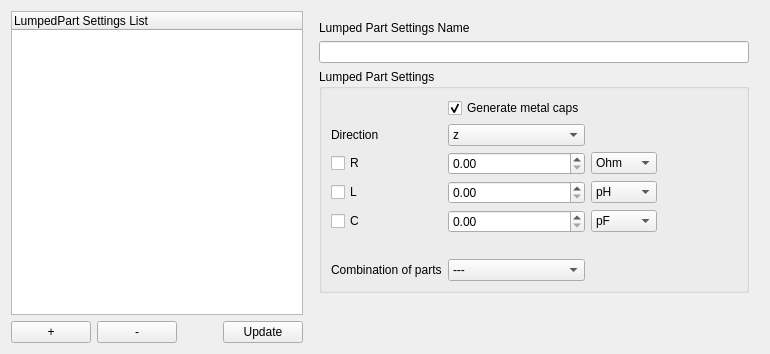
         <widget class="QWidget" name="lumpedPartSettingsTab">
          <attribute name="title">
           <string>Lumped Part</string>
          </attribute>
          <layout class="QHBoxLayout" name="horizontalLayout_19">
           <item>
            <layout class="QVBoxLayout" name="verticalLayout_16">
             <property name="leftMargin">
              <number>0</number>
             </property>
             <property name="topMargin">
              <number>0</number>
             </property>
             <property name="rightMargin">
              <number>0</number>
             </property>
             <property name="bottomMargin">
              <number>0</number>
             </property>
             <item>
              <widget class="QTreeWidget" name="lumpedPartTreeView">
               <column>
                <property name="text">
                 <string notr="true">LumpedPart Settings List</string>
                </property>
               </column>
              </widget>
             </item>
             <item>
              <layout class="QHBoxLayout" name="horizontalLayout_20">
               <property name="leftMargin">
                <number>0</number>
               </property>
               <property name="topMargin">
                <number>0</number>
               </property>
               <property name="rightMargin">
                <number>0</number>
               </property>
               <property name="bottomMargin">
                <number>0</number>
               </property>
               <item>
                <widget class="QPushButton" name="lumpedPartSettingsAddButton">
                 <property name="text">
                  <string>+</string>
                 </property>
                </widget>
               </item>
               <item>
                <widget class="QPushButton" name="lumpedPartSettingsRemoveButton">
                 <property name="text">
                  <string>-</string>
                 </property>
                </widget>
               </item>
               <item>
                <spacer name="horizontalSpacer_13">
                 <property name="orientation">
                  <enum>Qt::Horizontal</enum>
                 </property>
                 <property name="sizeHint" stdset="0">
                  <size>
                   <width>40</width>
                   <height>20</height>
                  </size>
                 </property>
                </spacer>
               </item>
               <item>
                <widget class="QPushButton" name="lumpedPartSettingsUpdateButton">
                 <property name="text">
                  <string>Update</string>
                 </property>
                </widget>
               </item>
              </layout>
             </item>
            </layout>
           </item>
           <item>
            <layout class="QVBoxLayout" name="verticalLayout_17">
             <property name="leftMargin">
              <number>10</number>
             </property>
             <property name="topMargin">
              <number>10</number>
             </property>
             <property name="rightMargin">
              <number>10</number>
             </property>
             <property name="bottomMargin">
              <number>10</number>
             </property>
             <item>
              <widget class="QLabel" name="label_26">
               <property name="text">
                <string>Lumped Part Settings Name</string>
               </property>
              </widget>
             </item>
             <item>
              <widget class="QLineEdit" name="lumpedPartSettingsNameInput"/>
             </item>
             <item>
              <widget class="QGroupBox" name="groupBox_5">
               <property name="title">
                <string>Lumped Part Settings</string>
               </property>
               <layout class="QGridLayout" name="gridLayout_5">
                <item row="1" column="1">
                 <widget class="QComboBox" name="lumpedPartDirection">
                  <item>
                   <property name="text">
                    <string>z</string>
                   </property>
                  </item>
                  <item>
                   <property name="text">
                    <string>x</string>
                   </property>
                  </item>
                  <item>
                   <property name="text">
                    <string>y</string>
                   </property>
                  </item>
                 </widget>
                </item>
                <item row="4" column="2">
                 <widget class="QComboBox" name="lumpedPartCUnits">
                  <item>
                   <property name="text">
                    <string>pF</string>
                   </property>
                  </item>
                  <item>
                   <property name="text">
                    <string>nF</string>
                   </property>
                  </item>
                  <item>
                   <property name="text">
                    <string>uF</string>
                   </property>
                  </item>
                  <item>
                   <property name="text">
                    <string>mF</string>
                   </property>
                  </item>
                  <item>
                   <property name="text">
                    <string>F</string>
                   </property>
                  </item>
                  <item>
                   <property name="text">
                    <string>kF</string>
                   </property>
                  </item>
                  <item>
                   <property name="text">
                    <string>MF</string>
                   </property>
                  </item>
                  <item>
                   <property name="text">
                    <string>GF</string>
                   </property>
                  </item>
                 </widget>
                </item>
                <item row="2" column="3">
                 <spacer name="horizontalSpacer_15">
                  <property name="orientation">
                   <enum>Qt::Horizontal</enum>
                  </property>
                  <property name="sizeType">
                   <enum>QSizePolicy::Preferred</enum>
                  </property>
                  <property name="sizeHint" stdset="0">
                   <size>
                    <width>40</width>
                    <height>20</height>
                   </size>
                  </property>
                 </spacer>
                </item>
                <item row="3" column="2">
                 <widget class="QComboBox" name="lumpedPartLUnits">
                  <item>
                   <property name="text">
                    <string>pH</string>
                   </property>
                  </item>
                  <item>
                   <property name="text">
                    <string>nH</string>
                   </property>
                  </item>
                  <item>
                   <property name="text">
                    <string>uH</string>
                   </property>
                  </item>
                  <item>
                   <property name="text">
                    <string>mH</string>
                   </property>
                  </item>
                  <item>
                   <property name="text">
                    <string>H</string>
                   </property>
                  </item>
                  <item>
                   <property name="text">
                    <string>kH</string>
                   </property>
                  </item>
                  <item>
                   <property name="text">
                    <string>MH</string>
                   </property>
                  </item>
                  <item>
                   <property name="text">
                    <string>GH</string>
                   </property>
                  </item>
                 </widget>
                </item>
                <item row="2" column="0">
                 <widget class="QCheckBox" name="lumpedPartREnable">
                  <property name="sizePolicy">
                   <sizepolicy hsizetype="Preferred" vsizetype="Fixed">
                    <horstretch>0</horstretch>
                    <verstretch>0</verstretch>
                   </sizepolicy>
                  </property>
                  <property name="minimumSize">
                   <size>
                    <width>40</width>
                    <height>0</height>
                   </size>
                  </property>
                  <property name="text">
                   <string>R</string>
                  </property>
                 </widget>
                </item>
                <item row="2" column="2">
                 <widget class="QComboBox" name="lumpedPartRUnits">
                  <property name="currentIndex">
                   <number>2</number>
                  </property>
                  <item>
                   <property name="text">
                    <string>uOhm</string>
                   </property>
                  </item>
                  <item>
                   <property name="text">
                    <string>mOhm</string>
                   </property>
                  </item>
                  <item>
                   <property name="text">
                    <string>Ohm</string>
                   </property>
                  </item>
                  <item>
                   <property name="text">
                    <string>kOhm</string>
                   </property>
                  </item>
                  <item>
                   <property name="text">
                    <string>MOhm</string>
                   </property>
                  </item>
                  <item>
                   <property name="text">
                    <string>GOhm</string>
                   </property>
                  </item>
                 </widget>
                </item>
                <item row="3" column="1">
                 <widget class="QDoubleSpinBox" name="lumpedPartLInput">
                  <property name="maximum">
                   <double>1000000000.000000000000000</double>
                  </property>
                 </widget>
                </item>
                <item row="4" column="1">
                 <widget class="QDoubleSpinBox" name="lumpedPartCInput">
                  <property name="maximum">
                   <double>10000000.000000000000000</double>
                  </property>
                 </widget>
                </item>
                <item row="1" column="0">
                 <widget class="QLabel" name="label_94">
                  <property name="text">
                   <string>Direction</string>
                  </property>
                 </widget>
                </item>
                <item row="2" column="4">
                 <spacer name="horizontalSpacer_14">
                  <property name="orientation">
                   <enum>Qt::Horizontal</enum>
                  </property>
                  <property name="sizeType">
                   <enum>QSizePolicy::Preferred</enum>
                  </property>
                  <property name="sizeHint" stdset="0">
                   <size>
                    <width>40</width>
                    <height>20</height>
                   </size>
                  </property>
                 </spacer>
                </item>
                <item row="5" column="0">
                 <spacer name="verticalSpacer_24">
                  <property name="orientation">
                   <enum>Qt::Vertical</enum>
                  </property>
                  <property name="sizeType">
                   <enum>QSizePolicy::Preferred</enum>
                  </property>
                  <property name="sizeHint" stdset="0">
                   <size>
                    <width>20</width>
                    <height>20</height>
                   </size>
                  </property>
                 </spacer>
                </item>
                <item row="4" column="0">
                 <widget class="QCheckBox" name="lumpedPartCEnable">
                  <property name="sizePolicy">
                   <sizepolicy hsizetype="Preferred" vsizetype="Fixed">
                    <horstretch>0</horstretch>
                    <verstretch>0</verstretch>
                   </sizepolicy>
                  </property>
                  <property name="minimumSize">
                   <size>
                    <width>40</width>
                    <height>0</height>
                   </size>
                  </property>
                  <property name="text">
                   <string>C</string>
                  </property>
                 </widget>
                </item>
                <item row="3" column="0">
                 <widget class="QCheckBox" name="lumpedPartLEnable">
                  <property name="sizePolicy">
                   <sizepolicy hsizetype="Preferred" vsizetype="Fixed">
                    <horstretch>0</horstretch>
                    <verstretch>0</verstretch>
                   </sizepolicy>
                  </property>
                  <property name="minimumSize">
                   <size>
                    <width>40</width>
                    <height>0</height>
                   </size>
                  </property>
                  <property name="text">
                   <string>L</string>
                  </property>
                 </widget>
                </item>
                <item row="2" column="1">
                 <widget class="QDoubleSpinBox" name="lumpedPartRInput">
                  <property name="maximum">
                   <double>100000000.000000000000000</double>
                  </property>
                 </widget>
                </item>
                <item row="6" column="0">
                 <widget class="QLabel" name="label_101">
                  <property name="text">
                   <string>Combination of parts</string>
                  </property>
                 </widget>
                </item>
                <item row="6" column="1">
                 <widget class="QComboBox" name="lumpedPartCombinationType">
                  <item>
                   <property name="text">
                    <string>---</string>
                   </property>
                  </item>
                  <item>
                   <property name="text">
                    <string>parallel</string>
                   </property>
                  </item>
                  <item>
                   <property name="text">
                    <string>series</string>
                   </property>
                  </item>
                 </widget>
                </item>
                <item row="0" column="1">
                 <widget class="QCheckBox" name="lumpedPartCapsEnable">
                  <property name="sizePolicy">
                   <sizepolicy hsizetype="Preferred" vsizetype="Fixed">
                    <horstretch>0</horstretch>
                    <verstretch>0</verstretch>
                   </sizepolicy>
                  </property>
                  <property name="minimumSize">
                   <size>
                    <width>40</width>
                    <height>0</height>
                   </size>
                  </property>
                  <property name="text">
                   <string>Generate metal caps</string>
                  </property>
                  <property name="checked">
                   <bool>true</bool>
                  </property>
                 </widget>
                </item>
               </layout>
              </widget>
             </item>
             <item>
              <spacer name="verticalSpacer_9">
               <property name="orientation">
                <enum>Qt::Vertical</enum>
               </property>
               <property name="sizeHint" stdset="0">
                <size>
                 <width>20</width>
                 <height>40</height>
                </size>
               </property>
              </spacer>
             </item>
            </layout>
           </item>
          </layout>
         </widget>
